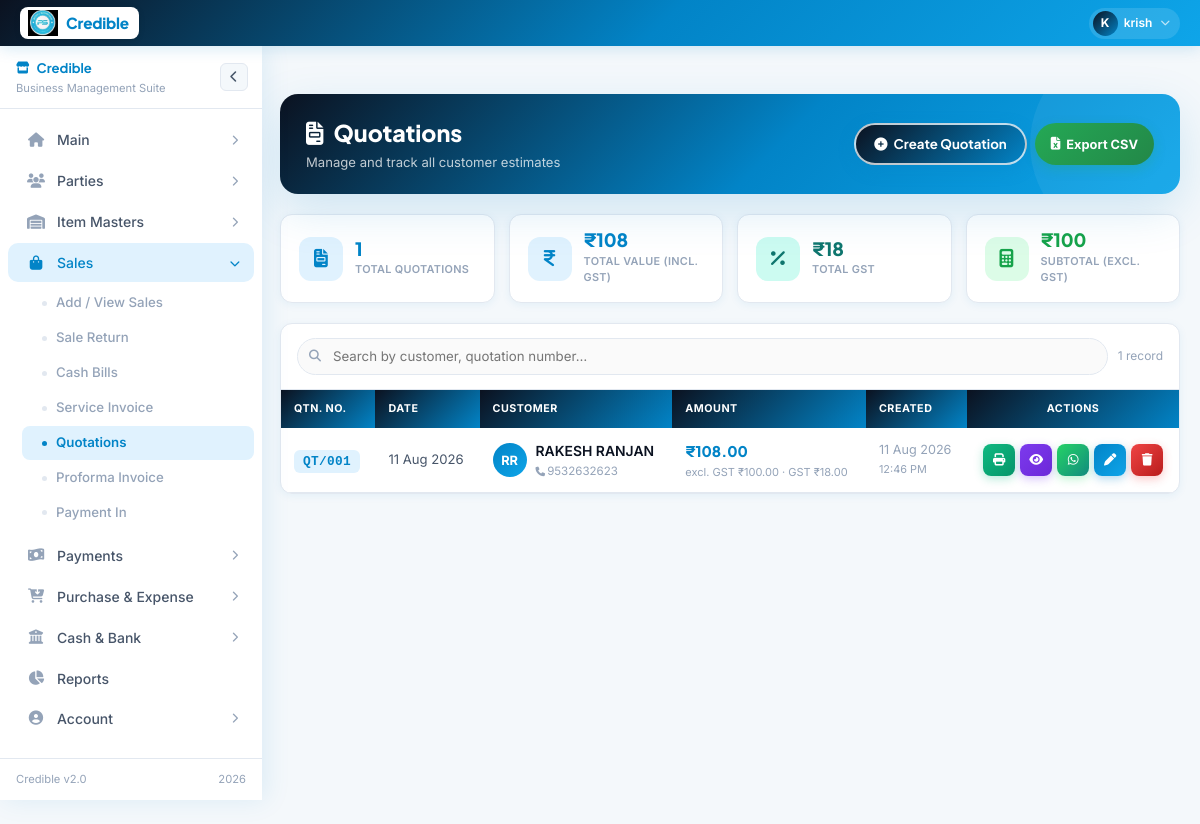
The app's page /view_quotations.php (signed in) with its own data.
### tables this page shows
CREATE TABLE `service_quotations` (
  `id` int(11) NOT NULL AUTO_INCREMENT,
  `quotation_no` varchar(50) NOT NULL,
  `quotation_date` date NOT NULL,
  `customer_id` int(11) DEFAULT NULL,
  `customer_name` varchar(255) DEFAULT NULL,
  `customer_phone` varchar(20) DEFAULT NULL,
  `customer_address` text DEFAULT NULL,
  `customer_state` varchar(100) DEFAULT NULL,
  `subtotal` decimal(15,2) DEFAULT NULL,
  `discount_amount` decimal(15,2) DEFAULT NULL,
  `gst_amount` decimal(15,2) DEFAULT NULL,
  `total_amount` decimal(15,2) DEFAULT NULL,
  `created_by` int(11) DEFAULT NULL,
  `created_at` timestamp NOT NULL DEFAULT current_timestamp(),
  PRIMARY KEY (`id`)
);

### view_quotations.php (the view, shortened to what this page needs)
<?php
require_once 'config.php';
include('layout.php');
$res = $conn->query("SELECT * FROM service_quotations ORDER BY created_at DESC");
$stats = $conn->query("SELECT COUNT(*) as total, COALESCE(SUM(total_amount),0) as revenue, COALESCE(SUM(subtotal),0) as subtotal_sum, COALESCE(SUM(gst_amount),0) as gst_sum FROM service_quotations")->fetch_assoc();
?>
<!DOCTYPE html>
<html lang="en">
<head>
<link href="https://cdn.jsdelivr.net/npm/bootstrap@5.3.0/dist/css/bootstrap.min.css" rel="stylesheet">
<link href="https://cdnjs.cloudflare.com/ajax/libs/font-awesome/6.4.0/css/all.min.css" rel="stylesheet">
</head>
<body>
<div class="page-wrap">
  <div class="page-hero">
    <div>
      <div class="hero-title"><i class="fas fa-file-invoice"></i> Quotations</div>
      <div class="hero-sub">Manage and track all customer estimates</div>
    </div>
    <div class="hero-actions">
      <a href="add_quotation.php" class="btn-hero"><i class="fas fa-plus-circle"></i> Create Quotation</a>
      <button class="btn-export" onclick="showExportModal()"><i class="fas fa-file-excel"></i> Export CSV</button>
    </div>
  </div>
  <div class="stats-grid">
    <div class="stat-card">
      <div class="stat-icon purple"><i class="fas fa-file-invoice"></i></div>
      <div><div class="stat-val" style="color:var(--brand)"><?php echo number_format((int)$stats['total']); ?></div><div class="stat-label">Total Quotations</div></div>
    </div>
    <div class="stat-card">
      <div class="stat-icon blue"><i class="fas fa-indian-rupee-sign"></i></div>
      <div><div class="stat-val" style="color:var(--info)">₹<?php echo number_format((float)$stats['revenue'],0); ?></div><div class="stat-label">Total Value (incl. GST)</div></div>
    </div>
    <div class="stat-card">
      <div class="stat-icon teal"><i class="fas fa-percent"></i></div>
      <div><div class="stat-val" style="color:var(--teal)">₹<?php echo number_format((float)$stats['gst_sum'],0); ?></div><div class="stat-label">Total GST</div></div>
    </div>
    <div class="stat-card">
      <div class="stat-icon green"><i class="fas fa-calculator"></i></div>
      <div><div class="stat-val" style="color:var(--success)">₹<?php echo number_format((float)$stats['subtotal_sum'],0); ?></div><div class="stat-label">Subtotal (excl. GST)</div></div>
    </div>
  </div>
  <div class="table-card">
    <div class="search-wrap">
      <div class="search-input-wrap">
        <i class="fas fa-search si"></i>
        <input type="text" id="tableSearch" placeholder="Search by customer, quotation number…" oninput="filterTable()">
      </div>
      <span style="font-size:.75rem;color:var(--text-muted)" id="tableCount"></span>
    </div>
    <div class="table-scroll">
      <table class="data-table">
        <thead>
          <tr>
            <th>Qtn. No.</th>
            <th>Date</th>
            <th>Customer</th>
            <th>Amount</th>
            <th>Created</th>
            <th style="text-align:center">Actions</th>
          </tr>
        </thead>
        <tbody id="tableBody">
        <?php if ($res->num_rows === 0): ?>
          <tr class="no-data"><td colspan="6">
            <div style="font-size:2.5rem;opacity:.3;margin-bottom:10px"><i class="fas fa-file-invoice"></i></div>
            <div style="font-weight:600;margin-bottom:5px">No quotations yet</div>
            <div style="font-size:.8rem">Click <strong>Create Quotation</strong> to get started.</div>
           </div></td></tr>
        <?php else: ?>
          <?php while($row = $res->fetch_assoc()):
            $initials = strtoupper(substr($row['customer_name'],0,1).(strpos($row['customer_name'],' ')!==false?substr($row['customer_name'],strpos($row['customer_name'],' ')+1,1):''));
            $created_utc = new DateTime($row['created_at'], new DateTimeZone('UTC'));
            $created_ist = clone $created_utc;
            $created_ist->setTimezone(new DateTimeZone('Asia/Kolkata'));
            $quotation_date = new DateTime($row['quotation_date']);
          ?>
          <tr data-search="<?php echo strtolower($row['customer_name'].' '.$row['quotation_no']); ?>">
            <td><span class="qtn-num"><?php echo htmlspecialchars($row['quotation_no']); ?></span></td>
            <td style="font-size:.82rem;color:var(--text-mid)"><?php echo $quotation_date->format('d M Y'); ?></td>
            <td>
              <div class="customer-cell">
                <div class="cust-avatar"><?php echo htmlspecialchars($initials); ?></div>
                <div>
                  <div class="cust-name"><?php echo htmlspecialchars($row['customer_name']); ?></div>
                  <?php if (!empty($row['customer_phone'])): ?>
                  <div class="cust-phone"><i class="fas fa-phone" style="font-size:.6rem;margin-right:2px"></i><?php echo htmlspecialchars($row['customer_phone']); ?></div>
                  <?php endif; ?>
                </div>
              </div>
            </td>
            <td>
              <div class="amt-cell">₹<?php echo number_format((float)$row['total_amount'],2); ?></div>
              <div class="amt-sub">excl. GST ₹<?php echo number_format((float)$row['subtotal'],2); ?> · GST ₹<?php echo number_format((float)$row['gst_amount'],2); ?></div>
            </td>
            <td style="font-size:.79rem;color:var(--text-muted)">
              <?php echo $created_ist->format('d M Y'); ?><br>
              <span style="font-size:.68rem"><?php echo $created_ist->format('h:i A'); ?></span>
             </td>
            <td>
              <div class="action-group">
                <a href="service_qtn_print.php?id=<?php echo $row['id']; ?>" target="_blank" class="act-btn print" data-tip="Print"><i class="fas fa-print"></i></a>
                <a href="service_qtn_view.php?id=<?php echo $row['id']; ?>" class="act-btn view" data-tip="View"><i class="fas fa-eye"></i></a>
                <button type="button" class="act-btn wa" data-tip="WhatsApp" onclick="shareWhatsApp(<?php echo $row['id']; ?>,'<?php echo htmlspecialchars($row['quotation_no']); ?>','<?php echo htmlspecialchars($row['customer_name']); ?>','<?php echo htmlspecialchars($row['customer_phone']); ?>')"><i class="fab fa-whatsapp"></i></button>
                <a href="edit_quotation.php?id=<?php echo $row['id']; ?>" class="act-btn edit" data-tip="Edit"><i class="fas fa-pen"></i></a>
                <button type="button" class="act-btn del" data-tip="Delete" onclick="deleteQuotation(<?php echo $row['id']; ?>,'<?php echo htmlspecialchars($row['quotation_no']); ?>')"><i class="fas fa-trash"></i></button>
              </div>
            </td>
          </tr>
          <?php endwhile; ?>
        <?php endif; ?>
        </tbody>
      </table>
    </div>
  </div>
</div>
</body>
</html>

### layout.php (style rules this page uses)
:root { --brand: #0284c7; --brand-dark: #0b1220; --brand-mid: #0ea5e9; --brand-light: #e0f2fe; --brand-xlight: #f0f9ff; --gold: #0369a1; --white: #ffffff; --bg: #f4f8fb; --card: #ffffff; --border: #e2e8f0; --text: #0b1220; --text-mid: #475569; --text-muted: #94a3b8; --success: #16a34a; --danger: #dc2626; --nav-h: 46px; --sb-w: 262px; --sb-w-collapsed: 64px; --radius: 10px; --shadow-nav: 0 2px 16px rgba(2,132,199,.18); --shadow-sb: 4px 0 24px rgba(2,132,199,.10); --transition: 0.28s cubic-bezier(.4,0,.2,1); }
*, *::before, *::after { box-sizing: border-box; margin: 0; padding: 0; }
html { scroll-behavior: smooth; }
body { font-family: 'Inter', sans-serif; background: var(--bg); color: var(--text); overflow-x: hidden; }
.page-wrap, .gb-page-wrap { margin-top: var(--nav-h); margin-left: var(--sb-w); padding: 28px 24px 60px; min-height: calc(100vh - var(--nav-h)); transition: margin-left var(--transition); }

### records on screen
service_quotations: quotation_no "QT/001", quotation_date "11 Aug 2026", customer_name "RR", customer_name "RAKESH RANJAN", customer_phone "9532632623", total_amount "108.00", subtotal "100.00", gst_amount "18.00", created_at "11 Aug 2026", created_at "12:46 PM"

### other values on screen
substr($uname, 0, 1) "K"
explode(' ', $uname)[0] "krish"
$stats['total'] "1"
$stats['revenue'] "108"
$stats['gst_sum'] "18"
$stats['subtotal_sum'] "100"
